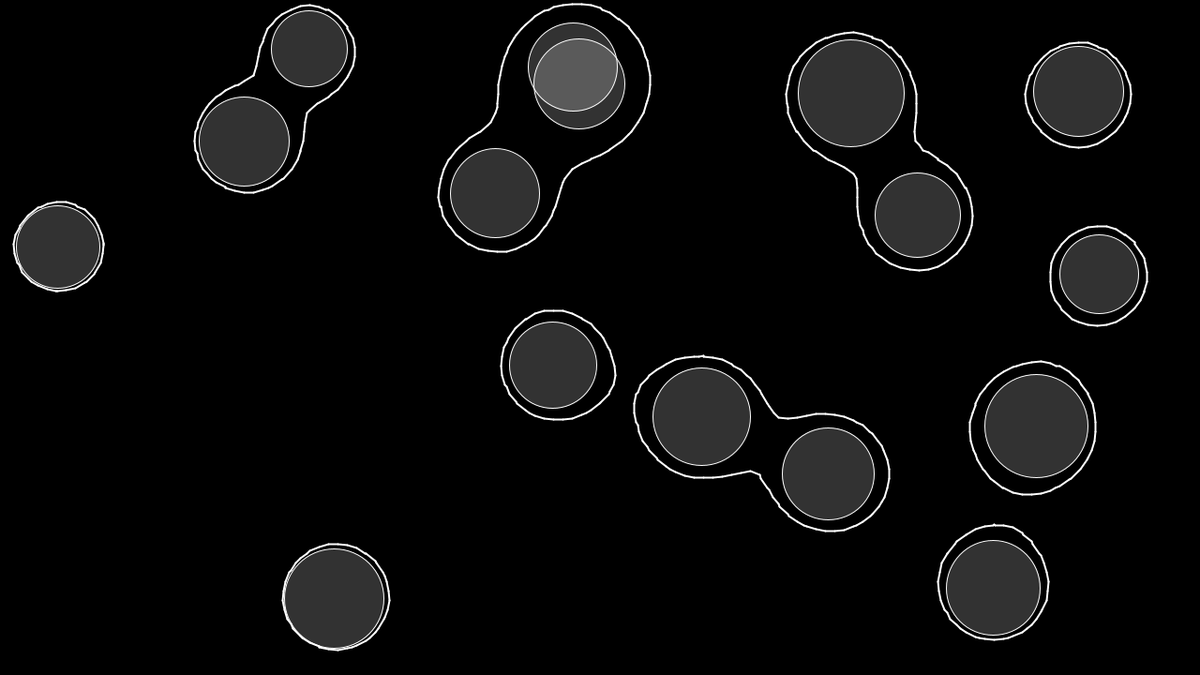
Frame 1 (no input)
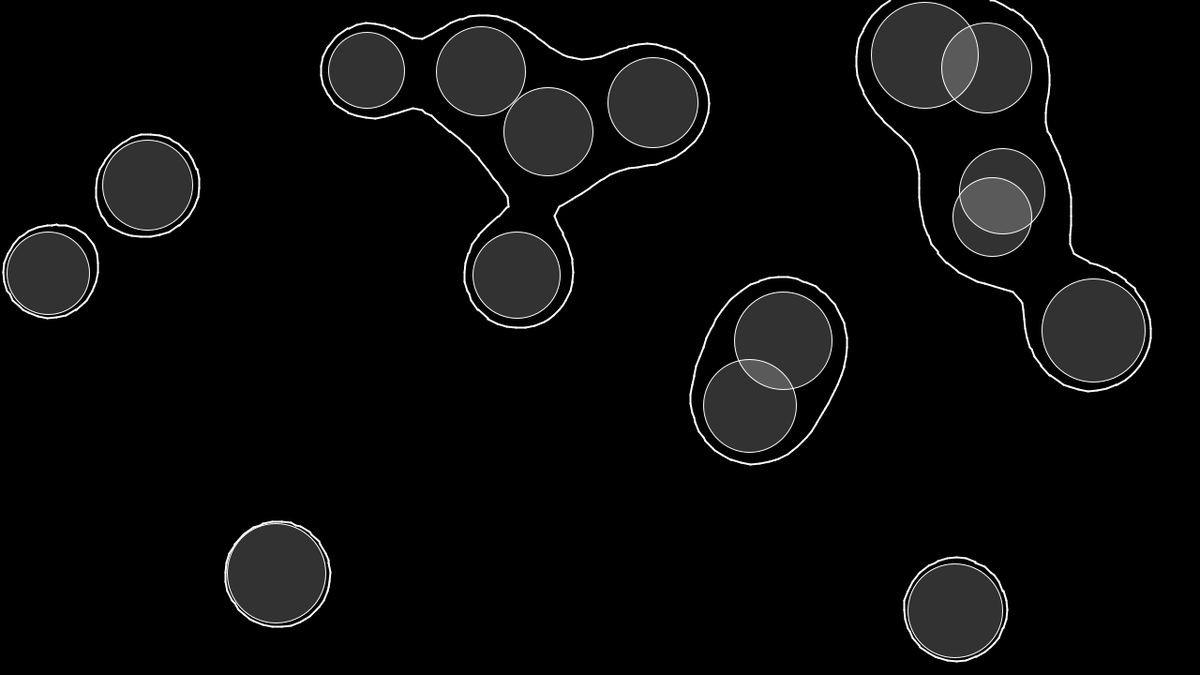
Frame 60 (the mouse pressed at the canvas centre just before this capture)
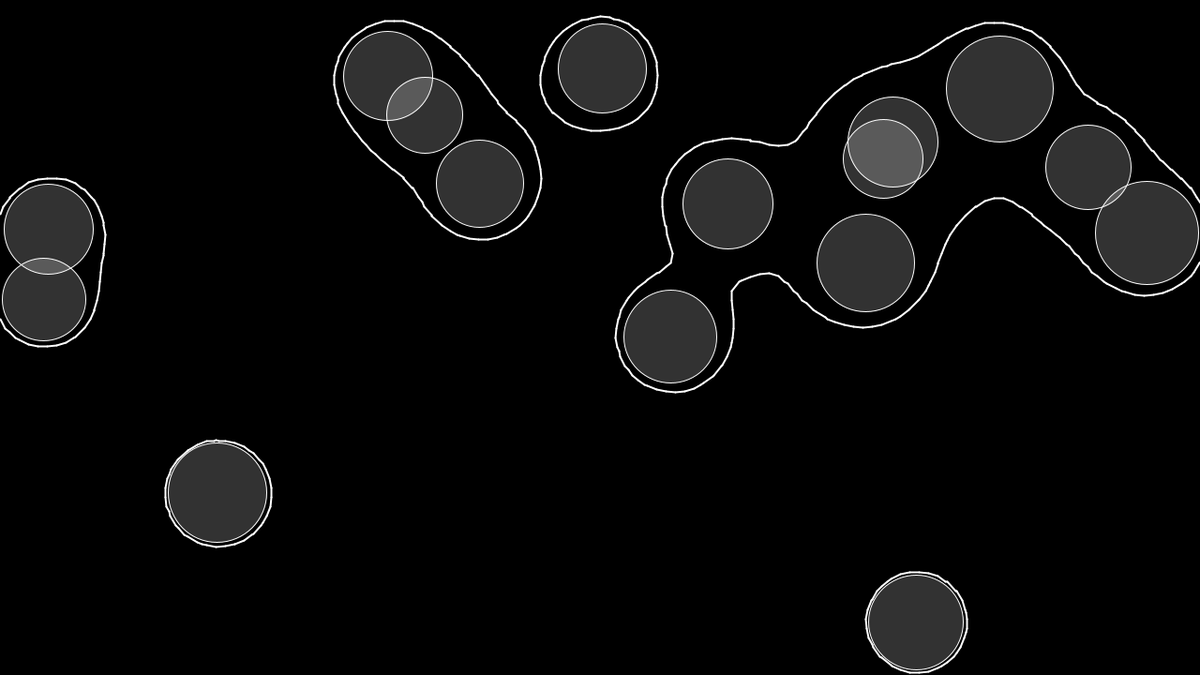
Frame 120 (the mouse held since frame 60 and released just before this capture)

The Processing sketch that drew these frames (run headless with seeded random() and noise(); from frame 60 on, the mouse is pressed at the canvas centre):

// Processing sketch: sketch_marching_squares_metaballs_interpolation
// ── sketch_marching_squares_metaballs_interpolation.pde
// Marching Squares Metaballs Interpolation
// Coding in the Cabana
// The Coding Train / Daniel Shiffman
// https://thecodingtrain.com/challenges/coding-in-the-cabana/005-marching-squares.html
// https://youtu.be/0ZONMNUKTfU
// p5 port: https://editor.p5js.org/codingtrain/sketches/hEB4588QC

Bubble[] bubbles = new Bubble[16];
float[][] field;
int rez = 10;
int cols, rows;

void setup() {
  size(1280, 720);
  cols = 1 + width / rez;
  rows = 1 + height / rez;
  field = new float[cols][rows];
  for (int i = 0; i < bubbles.length; i++) {
    bubbles[i] = new Bubble();
  }
}

void line(PVector v1, PVector v2) {
  line(v1.x, v1.y, v2.x, v2.y);
}

void draw() {
  background(0); 



  for (int i = 0; i < cols; i++) {
    for (int j = 0; j < rows; j++) {
      float sum = 0;
      float x = i * rez;
      float y = j * rez;
      for (Bubble b : bubbles) {
        sum += b.r*b.r / ((x-b.x)*(x-b.x) + (y-b.y)*(y-b.y));
      }
      field[i][j] = sum;
    }
  }
  //for (int i = 0; i < cols; i++) {
  //  for (int j = 0; j < rows; j++) {
  //    fill(field[i][j]*255);
  //    noStroke();
  //    rect(i*rez, j*rez, rez, rez);
  //  }
  //}

  for (Bubble b : bubbles) {
    b.update();
    b.show();
  }


  for (int i = 0; i < cols-1; i++) {
    for (int j = 0; j < rows-1; j++) {
      float x = i * rez;
      float y = j * rez;
      
      // interpolation
       float threshold = 1;
      int c1 = field[i][j]  < threshold ? 0 : 1;
      int c2 = field[i+1][j]  < threshold ? 0 : 1;
      int c3 = field[i+1][j+1]  < threshold ? 0 : 1;
      int c4 = field[i][j+1]  < threshold ? 0 : 1;
      int state = getState(c1, c2, c3, c4);
      stroke(255);
      strokeWeight(2);
      float a_val = field[i][j];
      float b_val = field[i+1][j];
      float c_val = field[i+1][j+1];
      float d_val = field[i][j+1];      

      PVector a = new PVector();
      float amt = (1 - a_val) / (b_val - a_val);
      a.x = lerp(x, x + rez, amt);
      a.y = y;

      PVector b = new PVector();
      amt = (1 - b_val) / (c_val - b_val);
      b.x = x + rez;
      b.y = lerp(y, y + rez, amt);

      PVector c = new PVector();
      amt = (1 - d_val) / (c_val - d_val);
      c.x = lerp(x, x + rez, amt);
      c.y = y + rez;


      PVector d = new PVector();
      amt = (1 - a_val) / (d_val - a_val);
      d.x = x;
      d.y = lerp(y, y + rez, amt);

      stroke(255);
      strokeWeight(2);
      switch (state) {
      case 1:  
        line(c, d);
        break;
      case 2:  
        line(b, c);
        break;
      case 3:  
        line(b, d);
        break;
      case 4:  
        line(a, b);
        break;
      case 5:  
        line(a, d);
        line(b, c);
        break;
      case 6:  
        line(a, c);
        break;
      case 7:  
        line(a, d);
        break;
      case 8:  
        line(a, d);
        break;
      case 9:  
        line(a, c);
        break;
      case 10: 
        line(a, b);
        line(c, d);
        break;
      case 11: 
        line(a, b);
        break;
      case 12: 
        line(b, d);
        break;
      case 13: 
        line(b, c);
        break;
      case 14: 
        line(c, d);
        break;
      }
    }
   }
  
}

int getState(int a, int b, int c, int d) {
  return a * 8 + b * 4  + c * 2 + d * 1;
}

// ── Bubble.pde
// Marching Squares Metaballs Interpolation
// Coding in the Cabana
// The Coding Train / Daniel Shiffman
// https://thecodingtrain.com/challenges/coding-in-the-cabana/005-marching-squares.html
// https://youtu.be/0ZONMNUKTfU
// p5 port: https://editor.p5js.org/codingtrain/sketches/hEB4588QC

class Bubble {
  float x, y;
  float vx, vy;
  float r;

  Bubble() {
    r = random(40, 60);
    x = random(r, width-r);
    y = random(r, height-r);
    vx = random(-2,2);
    vy = random(-2,2);
  }

  void show() {
    noFill();
    stroke(255);
    fill(255,50);
    strokeWeight(1);
    circle(x, y, r*2);
  }

  void update() {
    x += vx;
    y += vy;
    if (x > width-r  || x < r) {
      vx *= -1;
    }
    if (y > height-r  || y < r) {
      vy *= -1;
    }
  }
}
